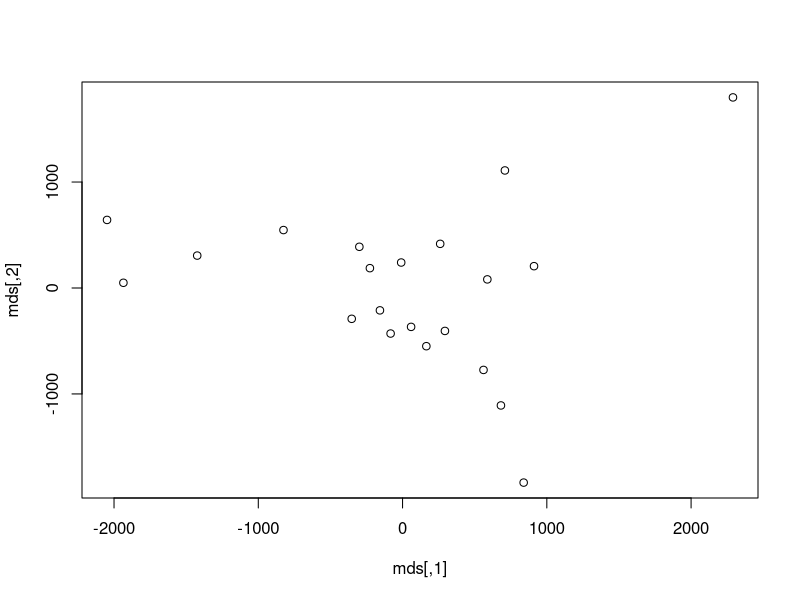
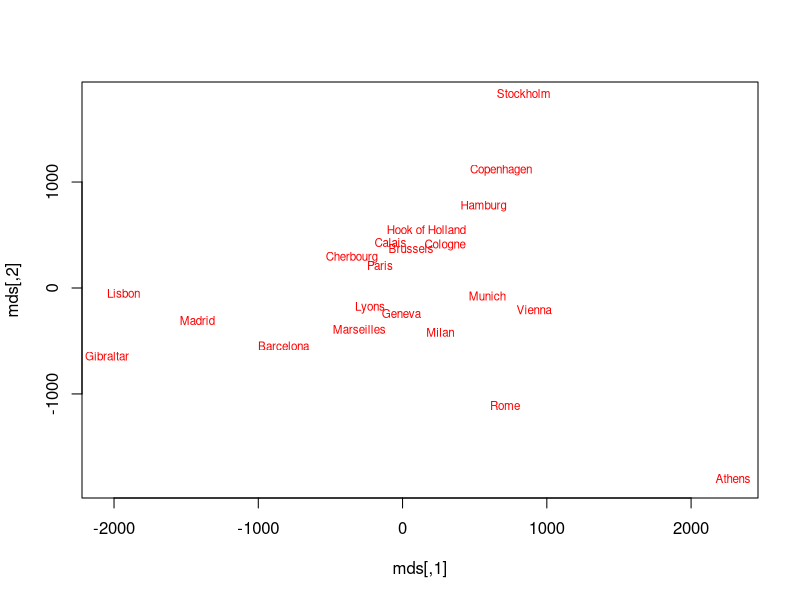

The R script that drew these images, in order: (Note: this script raises an error after producing the figures.)
# Excersice 1  Data Visualization
# PCA

library(stats)
library(ggplot2)

data("eurodist")
as.matrix(eurodist)[1:5,1:5]
mds = cmdscale(eurodist); mds # reduce dimension from 21 to 2

# Plot cmd
plot(mds)
plot(mds, type = 'n')
text(mds[,1], -mds[,2], labels(eurodist), cex = 0.7, col = 'red')


# Plot Geolocalization
plot(geodat$lon,geodat$lat, type = 'n')
text(geodat$lon,geodat$lat, labels = geodat$city, cex = 0.7)

# Overlay cmd and geolocalization
# use scale to overlay the two plots

mds_scale <- scale(mds)
geodat_scale <- scale(cbind(geodat$lon,geodat$lat))

plot(mds, type = 'n', xlab = "Lon", ylab = "Lat", xlim=range(c(mds[,1],geodat$lon)),
     ylim=range(c(mds[,2],geodat$lat)))
text(mds[,1], -mds[,2], labels(eurodist), cex = 0.7, col = 'red')

par(new=TRUE)
plot(geodat$lon,geodat$lat, type = 'n', axes = FALSE, bty = "n", xlab = "", ylab = "", 
     xlim=range(cbind(mds[,1],geodat$lon)),
     ylim=range(cbind(mds[,2],geodat$lat)))
text(geodat$lon,geodat$lat, labels = geodat$city, cex = 0.7)

# Plot using ggplot2
dat = as.data.frame(mds)
lab = rownames(mds)
p <- ggplot(dat, aes(V1, -V2, label = lab ))
p + geom_text(check_overlap = TRUE) # Avoid overlaps

#### Task 2: Method exploration with iris data

data(iris)
dim(iris)
iris[,1:5]
names(iris)
summary(iris)
plot(iris)
plot(iris, col=iris$Species)

par(mfrow=c(1,2))
plot(iris$Petal.Length)
boxplot(iris$Petal.Length~iris$Species)
boxplot(iris)
hist(iris$Petal.Length[1:50])
